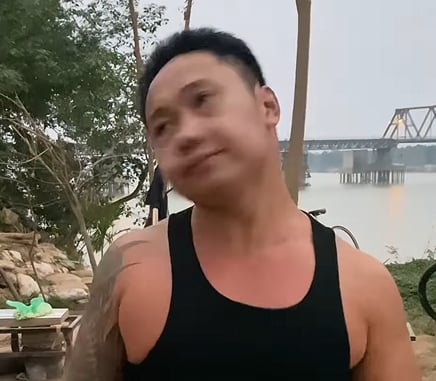
#> input picture SchoolBookPlatform/wwwroot/uploads/image/0bd8307b-04e2-4400-ba97-15d5a884392a.jpg, 436 x 381 px, given as the content of the folder dataset, which was not available
$ python -i 02_face_training.py   (imports and definitions only)
#> lines starting #> are read from the running program, lines starting #| are printed output that depends on the picture
''''
Training Multiple Faces stored on a DataBase:
	==> Each face should have a unique numeric integer ID as 1, 2, 3, etc
	==> LBPH computed model will be saved on trainer/ directory. (if it does not exist, pls create one)
	==> for using PIL, install pillow library with "pip install pillow"

Based on original code by Anirban Kar: https://github.com/thecodacus/Face-Recognition

Developed by Marcelo Rovai - MJRoBot.org @ 21Feb18

'''

import cv2
import numpy as np
from PIL import Image
import os

path = 'dataset'

recognizer = cv2.face.LBPHFaceRecognizer_create()
detector = cv2.CascadeClassifier("haarcascade_frontalface_default.xml");

def getImagesAndLabels(path):

#> called with path = 'dataset'
    imagePaths = [os.path.join(path,f) for f in os.listdir(path)]
    faceSamples=[]
    ids = []

    for imagePath in imagePaths:

        PIL_img = Image.open(imagePath).convert('L')
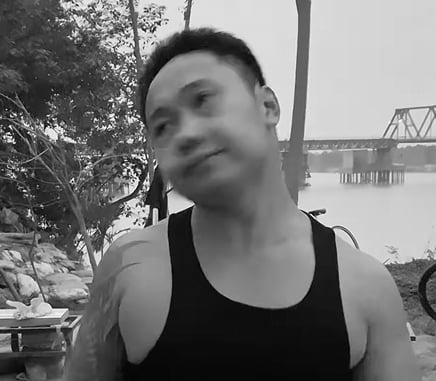
#> PIL_img: PIL image 436x381 L; min 1, max 255, mean 116.1
        img_numpy = np.array(PIL_img,'uint8')

#> (the run stopped early here; a loop or call above may not have finished)

$ run again, on SchoolBookPlatform/wwwroot/uploads/image/3fbd2b16-6ccf-4801-ba51-44a41819fb33.jpg
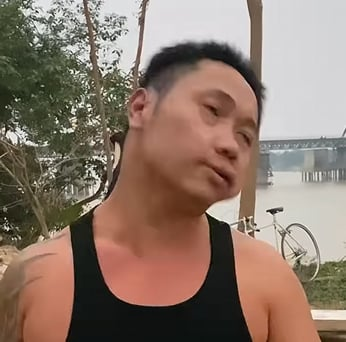
#> input picture SchoolBookPlatform/wwwroot/uploads/image/3fbd2b16-6ccf-4801-ba51-44a41819fb33.jpg, 346 x 342 px, given as the content of the folder dataset, which was not available
#> in getImagesAndLabels, `PIL_img = Image.open(imagePath).convert('L')`:
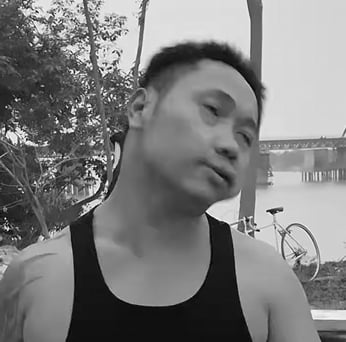
#> PIL_img: PIL image 346x342 L; min 1, max 255, mean 125
